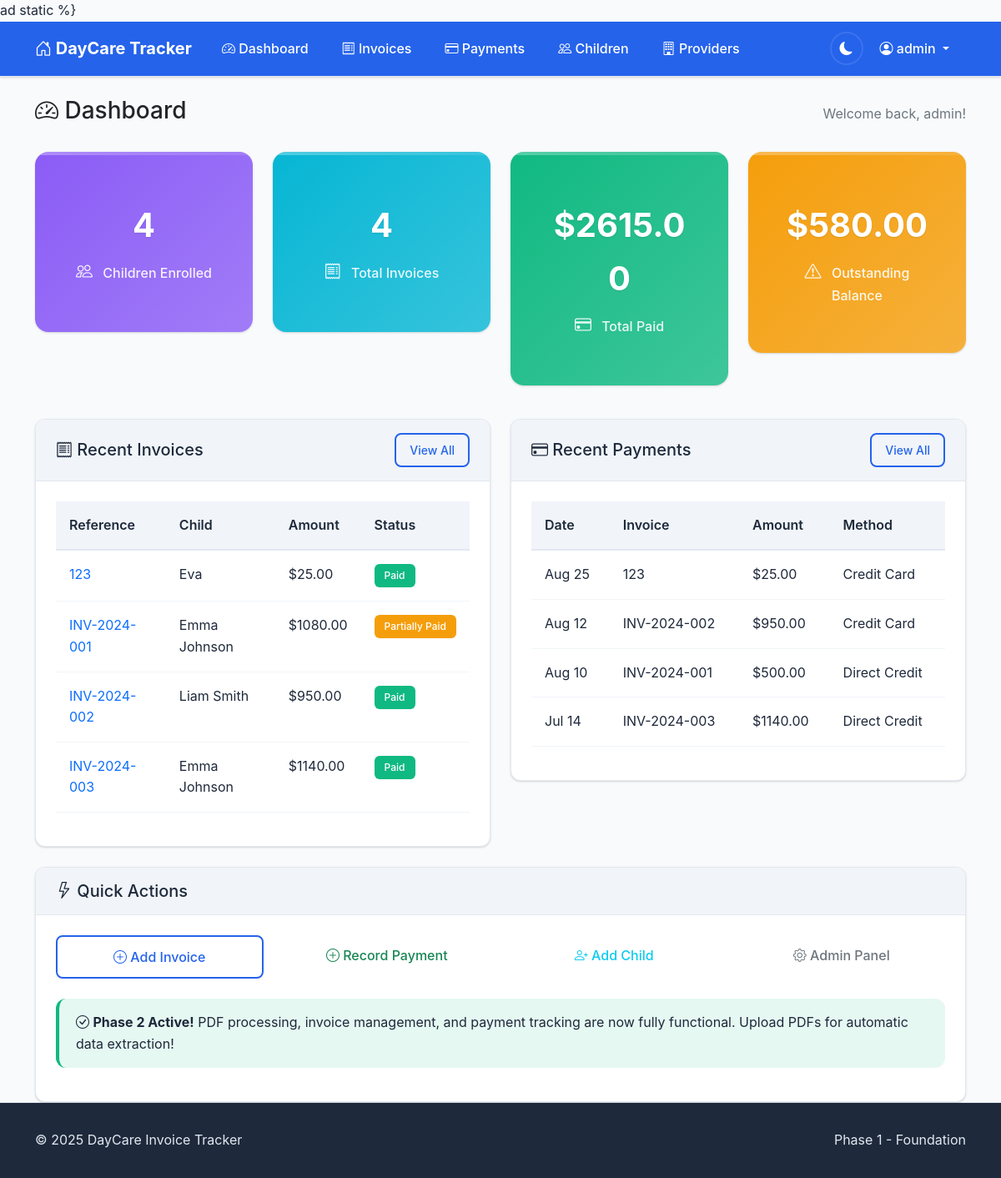
The app's page / (signed in), older data.
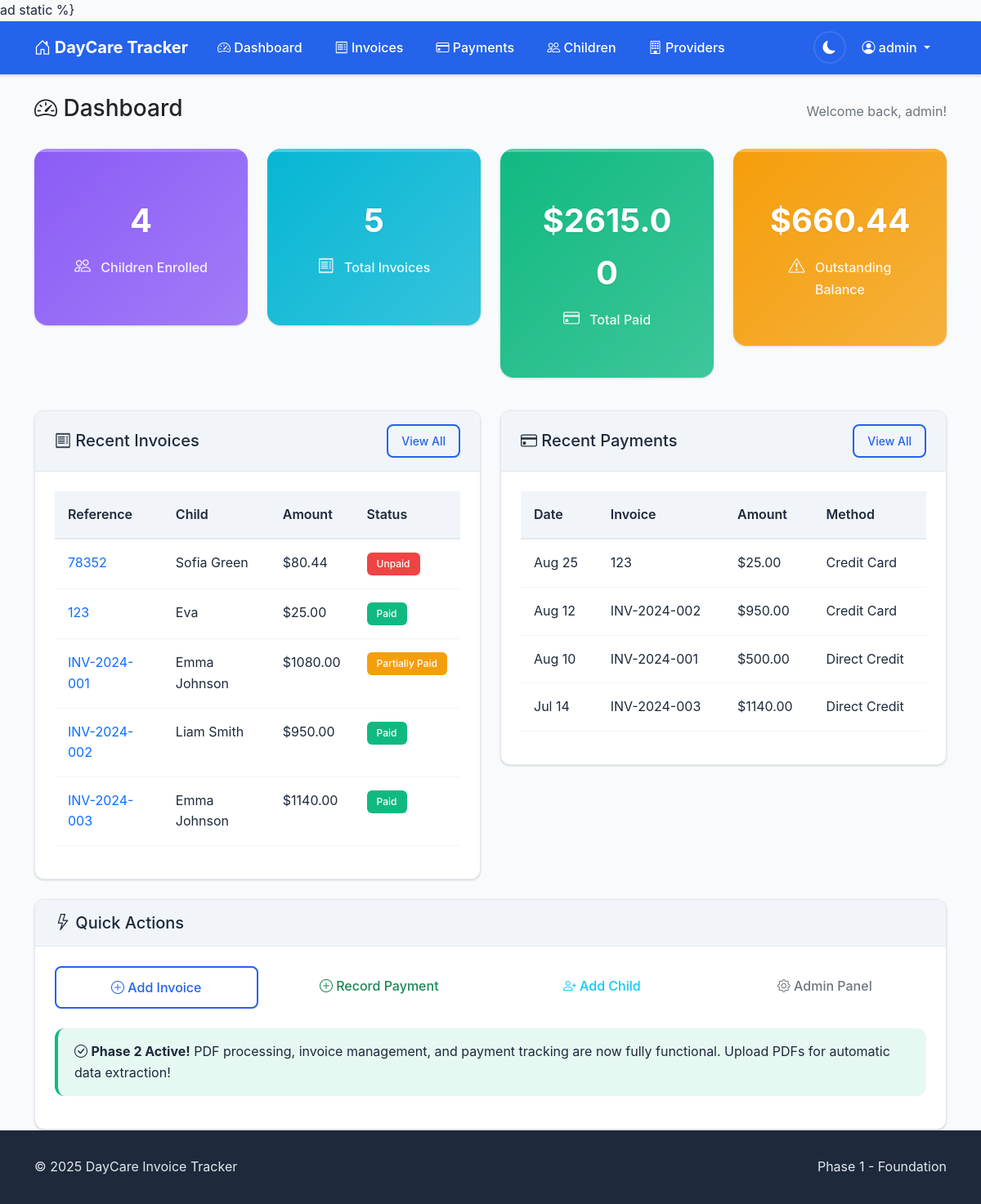
The same page, newer data.
### invoices/models.py (models this page shows, shortened)
class Invoice(models.Model):
    PAYMENT_STATUS_CHOICES = [
        ('unpaid', 'Unpaid'),
        ('partial', 'Partially Paid'),
        ('paid', 'Paid'),
        ('overdue', 'Overdue'),
    ]
    child = models.ForeignKey(Child, on_delete=models.CASCADE, related_name='invoices')
    invoice_reference = models.CharField(max_length=50)
    period_start = models.DateField()
    period_end = models.DateField()
    issue_date = models.DateField()
    due_date = models.DateField(null=True, blank=True)
    original_amount = models.DecimalField(max_digits=10, decimal_places=2)
    discount_percentage = models.DecimalField(max_digits=5, decimal_places=2, default=Decimal('0.00'))
    discount_amount = models.DecimalField(max_digits=10, decimal_places=2, default=Decimal('0.00'))
    previous_balance = models.DecimalField(
        max_digits=10,
        decimal_places=2,
        default=Decimal('0.00'),
        help_text="Previous unpaid balance carried forward"
    )
    week_amount_due = models.DecimalField(
        max_digits=10,
        decimal_places=2,
        default=Decimal('0.00'),
        help_text="Amount due for this week only (excluding previous balance)"
    )
    total_amount_due = models.DecimalField(
        max_digits=10,
        decimal_places=2,
        default=Decimal('0.00'),
        help_text="Total amount due including previous balance"
    )
    amount_due = models.DecimalField(
        max_digits=10,
        decimal_places=2,
        help_text="Legacy field - use total_amount_due instead"
    )
    payment_status = models.CharField(max_length=10, choices=PAYMENT_STATUS_CHOICES, default='unpaid')
    fee_type = models.CharField(max_length=100, blank=True)
    pdf_file = models.FileField(upload_to='invoices/%Y/%m/', null=True, blank=True)
    extracted_from_email = models.BooleanField(default=False)
    email_message_id = models.CharField(max_length=255, blank=True)
    created_at = models.DateTimeField(auto_now_add=True)
    updated_at = models.DateTimeField(auto_now=True)
    class Meta:
        ordering = ['-issue_date']
        unique_together = ['child', 'invoice_reference']

class Child(models.Model):
    user = models.ForeignKey(User, on_delete=models.CASCADE, related_name='children')
    name = models.CharField(max_length=100)
    reference_number = models.CharField(max_length=20)
    date_of_birth = models.DateField(null=True, blank=True)
    daycare_provider = models.ForeignKey(DaycareProvider, on_delete=models.CASCADE, related_name='children')
    is_active = models.BooleanField(default=True)
    created_at = models.DateTimeField(auto_now_add=True)
    updated_at = models.DateTimeField(auto_now=True)
    class Meta:
        ordering = ['name']
        unique_together = ['user', 'reference_number', 'daycare_provider']

class Payment(models.Model):
    PAYMENT_METHOD_CHOICES = [
        ('direct_credit', 'Direct Credit'),
        ('cash', 'Cash'),
        ('eftpos', 'EFTPOS'),
        ('credit_card', 'Credit Card'),
        ('cheque', 'Cheque'),
        ('other', 'Other'),
    ]
    invoice = models.ForeignKey(Invoice, on_delete=models.CASCADE, related_name='payments')
    payment_date = models.DateField()
    amount_paid = models.DecimalField(max_digits=10, decimal_places=2)
    payment_method = models.CharField(max_length=15, choices=PAYMENT_METHOD_CHOICES)
    reference_number = models.CharField(max_length=100, blank=True)
    notes = models.TextField(blank=True)
    created_at = models.DateTimeField(auto_now_add=True)
    updated_at = models.DateTimeField(auto_now=True)
    class Meta:
        ordering = ['-payment_date']

### invoices/views.py (the view)
# urls.py: path('', views.DashboardView.as_view(), name='dashboard'),
class DashboardView(LoginRequiredMixin, TemplateView):
    template_name = 'invoices/dashboard.html'
    def get_context_data(self, **kwargs):
        context = super().get_context_data(**kwargs)
        user = self.request.user
        user_invoices = Invoice.objects.filter(child__user=user)\
            .select_related('child', 'child__daycare_provider')\
            .prefetch_related('payments')\
            .order_by('-issue_date')
        user_children = Child.objects.filter(user=user)\
            .select_related('daycare_provider')\
            .prefetch_related('invoices')
        stats = user_invoices.aggregate(
            total_invoices=Count('id'),
            total_amount_due=Sum('amount_due'),
            total_paid=Sum('payments__amount_paid'),
            unpaid_count=Count('id', filter=Q(payment_status='unpaid')),
            overdue_count=Count('id', filter=Q(payment_status='overdue'))
        )
        stats['total_amount_due'] = stats['total_amount_due'] or Decimal('0.00')
        stats['total_paid'] = stats['total_paid'] or Decimal('0.00')
        stats['outstanding_balance'] = stats['total_amount_due'] - stats['total_paid']
        stats['total_children'] = user_children.count()
        stats['total_payments'] = Payment.objects.filter(
            invoice__child__user=user
        ).count()
        context['stats'] = stats
        context['recent_invoices'] = user_invoices[:5]
        context['recent_payments'] = Payment.objects.filter(
            invoice__child__user=user
        ).select_related('invoice', 'invoice__child').order_by('-payment_date')[:5]
        return context

### templates/invoices/dashboard.html (shortened to what the changed rows need)
{% extends 'base.html' %}
{% block page_header %}
<div class="d-flex justify-content-between align-items-center mb-4">
    <h1 class="h3">
        <i class="bi bi-speedometer2"></i>
        Dashboard
    </h1>
</div>
{% endblock %}
{% block content %}
<div class="row mb-4">
    <div class="col-lg-3 col-md-6 mb-3">
        <div class="card dashboard-card stats-invoices">
            <div class="card-body">
                <div class="card-title">{{ stats.total_invoices }}</div>
                <div class="card-text">
                    <i class="bi bi-receipt"></i>
                    Total Invoices
                </div>
            </div>
        </div>
    </div>
    <div class="col-lg-3 col-md-6 mb-3">
        <div class="card dashboard-card {% if stats.outstanding_balance > 0 %}stats-outstanding{% else %}stats-paid{% endif %}">
            <div class="card-body">
                <div class="card-title">${{ stats.outstanding_balance|floatformat:2 }}</div>
                <div class="card-text">
                    <i class="bi bi-{% if stats.outstanding_balance > 0 %}exclamation-triangle{% else %}check-circle{% endif %}"></i>
                    Outstanding Balance
                </div>
            </div>
        </div>
    </div>
</div>
<div class="row">
    <div class="col-lg-6 mb-4">
        <div class="card">
            <div class="card-body">
                {% if recent_invoices %}
                    <div class="table-responsive">
                        <table class="table table-sm">
                            <thead>
                                <tr>
                                    <th>Reference</th>
                                    <th>Child</th>
                                    <th>Amount</th>
                                    <th>Status</th>
                                </tr>
                            </thead>
                            <tbody>
                                {% for invoice in recent_invoices %}
                                <tr>
                                    <td>
                                        <a href="{% url 'invoices:invoice_detail' invoice.pk %}" class="text-decoration-none">
                                            {{ invoice.invoice_reference }}
                                        </a>
                                    </td>
                                    <td>{{ invoice.child.name }}</td>
                                    <td>${{ invoice.amount_due|floatformat:2 }}</td>
                                    <td>
                                        <span class="badge badge-{{ invoice.payment_status }}">
                                            {{ invoice.get_payment_status_display }}
                                        </span>
                                    </td>
                                </tr>
                                {% endfor %}
                            </tbody>
                        </table>
                    </div>
                {% else %}
                    <div class="text-center text-muted py-3">
                        <i class="bi bi-receipt display-4"></i>
                        <p class="mt-2">No invoices yet</p>
                        <small>Invoices will appear here once you add them</small>
                    </div>
                {% endif %}
            </div>
        </div>
    </div>
    <div class="col-lg-6 mb-4">
        <div class="card">
            <div class="card-body">
                {% if recent_payments %}
                    <div class="table-responsive">
                        <table class="table table-sm">
                            <thead>
                                <tr>
                                    <th>Date</th>
                                    <th>Invoice</th>
                                    <th>Amount</th>
                                    <th>Method</th>
                                </tr>
                            </thead>
                            <tbody>
                                {% for payment in recent_payments %}
                                <tr>
                                    <td>{{ payment.payment_date|date:"M d" }}</td>
                                    <td>{{ payment.invoice.invoice_reference }}</td>
                                    <td>${{ payment.amount_paid|floatformat:2 }}</td>
                                    <td>{{ payment.get_payment_method_display }}</td>
                                </tr>
                                {% endfor %}
                            </tbody>
                        </table>
                    </div>
                {% else %}
                    <div class="text-center text-muted py-3">
                        <i class="bi bi-credit-card display-4"></i>
                        <p class="mt-2">No payments yet</p>
                        <small>Payments will appear here once you add them</small>
                    </div>
                {% endif %}
            </div>
        </div>
    </div>
</div>
{% endblock %}

Row changes from the older to the newer data that the page shows:
added Invoice: invoice_reference "78352", child.name "Sofia Green", amount_due "80.44", payment_status "Unpaid"
Text that changed along with them:
{{ stats.total_invoices }}: "4" → "5"
{{ stats.outstanding_balance|floatformat:2 }}: "580.00" → "660.44"
